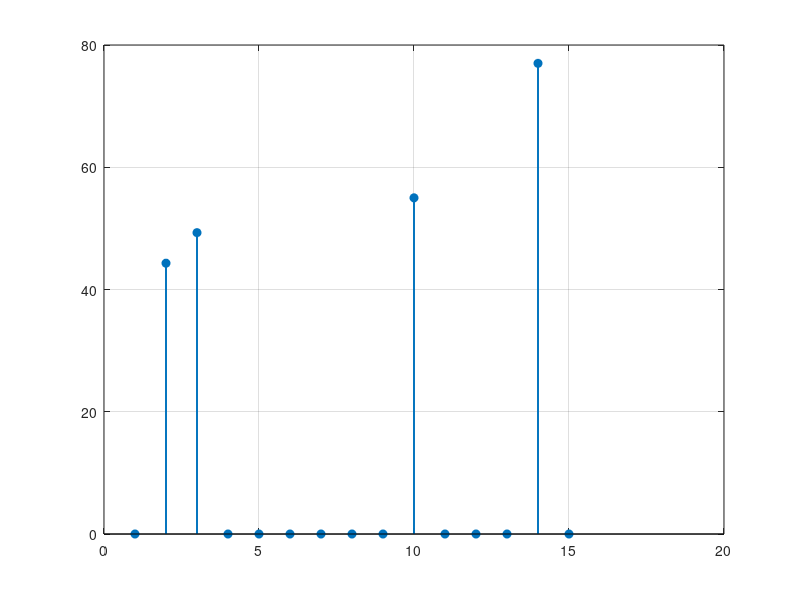

Recreate this plot in MATLAB. (Note: this script raises an error after producing the figure.)
% SCRIPT PARA GRÁFICA DE DESFASES DE SINCRONIZACIÓN
clear; clc; close all;

% Desfases absolutos medidos entre EP1 y EP2 en las 15 repeticiones
desfases_ms = [0, 44.3, 49.3, 0, 0, 0, 0, 0, 0, 55, 0, 0, 0, 77, 0];

num_pruebas = 1:length(desfases_ms);

% Parámetros del sistema de medida
fps_camara = 24;
resolucion_temporal_ms = 1000 / fps_camara;   % 41.67 ms

% Estadísticos
media_desfase = mean(desfases_ms);
desv_desfase = std(desfases_ms);
mediana_desfase = median(desfases_ms);
max_desfase = max(desfases_ms);

% Crear figura
fig = figure('Name', 'Desfase de sincronización', ...
             'Color', 'w', ...
             'Position', [100, 100, 850, 450]);

hold on; grid on; box on;

% Representación de los desfases
stem(num_pruebas, desfases_ms, ...
    'filled', ...
    'LineWidth', 1.4, ...
    'MarkerSize', 6, ...
    'Color', '#0072BD', ...
    'DisplayName', 'Desfase medido');

% Línea de resolución temporal de la cámara
yline(resolucion_temporal_ms, '--', ...
    sprintf('1 frame = %.1f ms', resolucion_temporal_ms), ...
    'LineWidth', 1.5, ...
    'Color', '#D95319', ...
    'FontSize', 10, ...
    'LabelHorizontalAlignment', 'left', ...
    'LabelVerticalAlignment', 'bottom', ...
    'DisplayName', 'Resolución temporal de la cámara');

% Línea de media
yline(media_desfase, '-.', ...
    sprintf('Media = %.1f ms', media_desfase), ...
    'LineWidth', 1.5, ...
    'Color', '#77AC30', ...
    'FontSize', 10, ...
    'LabelHorizontalAlignment', 'left', ...
    'LabelVerticalAlignment', 'top', ...
    'DisplayName', 'Media');

% Marcar en otro color los ensayos que superan un frame
idx_supera_frame = desfases_ms > resolucion_temporal_ms;
plot(num_pruebas(idx_supera_frame), desfases_ms(idx_supera_frame), ...
    'o', ...
    'MarkerSize', 8, ...
    'LineWidth', 1.5, ...
    'Color', '#A2142F', ...
    'DisplayName', 'Desfase superior a 1 frame');

% Estética
title('Desfase temporal absoluto entre robots', ...
    'FontSize', 13, ...
    'FontWeight', 'bold');

xlabel('Número de repetición', ...
    'FontSize', 11, ...
    'FontWeight', 'bold');

ylabel('Desfase temporal absoluto (ms)', ...
    'FontSize', 11, ...
    'FontWeight', 'bold');

xlim([0.5, length(desfases_ms) + 0.5]);

% Margen automático en Y para que no corte el máximo
ylim([0, max(desfases_ms) * 1.20]);

xticks(num_pruebas);

set(gca, ...
    'FontSize', 11, ...
    'GridAlpha', 0.35, ...
    'MinorGridAlpha', 0.15);

legend('Location', 'northwest');

% Texto resumen dentro de la figura
texto_resumen = sprintf(['Media = %.1f ms\n' ...
                         'Desv. típica = %.1f ms\n' ...
                         'Mediana = %.1f ms\n' ...
                         'Máximo = %.1f ms'], ...
                         media_desfase, desv_desfase, mediana_desfase, max_desfase);

text(0.73, 0.78, texto_resumen, ...
    'Units', 'normalized', ...
    'FontSize', 10, ...
    'BackgroundColor', 'white', ...
    'EdgeColor', [0.6 0.6 0.6], ...
    'Margin', 6);

% Exportar para LaTeX
exportgraphics(fig, 'dispersion_sincronismo.pdf', 'ContentType', 'vector');
exportgraphics(fig, 'dispersion_sincronismo.png', 'Resolution', 300);

disp('Gráfica generada correctamente.');
fprintf('Media: %.2f ms\n', media_desfase);
fprintf('Desviación típica: %.2f ms\n', desv_desfase);
fprintf('Mediana: %.2f ms\n', mediana_desfase);
fprintf('Máximo: %.2f ms\n', max_desfase);
fprintf('Resolución temporal cámara: %.2f ms\n', resolucion_temporal_ms);
